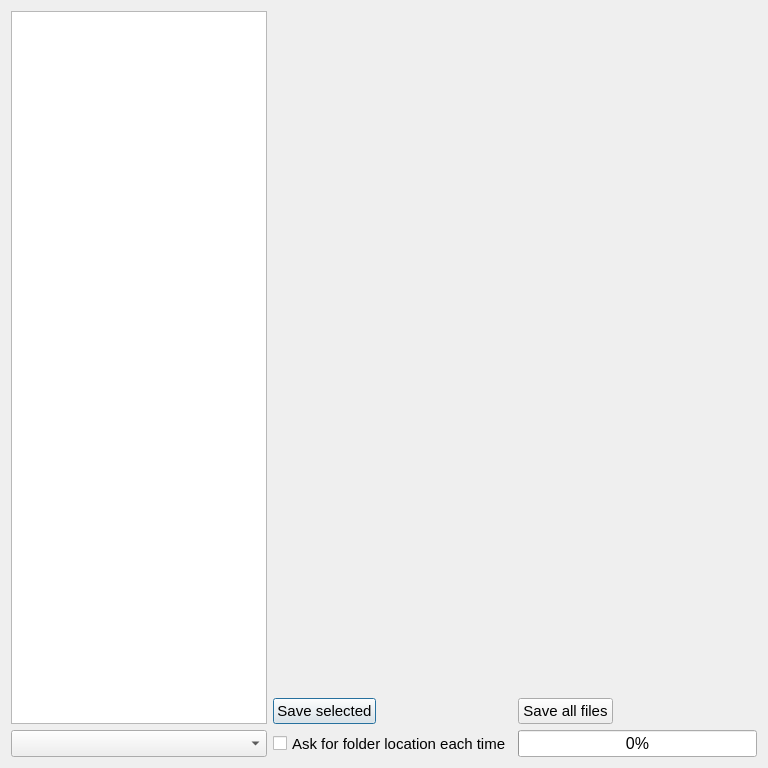
<?xml version="1.0" encoding="UTF-8"?>
<ui version="4.0">
 <class>Filebrowse</class>
 <widget class="QDialog" name="Filebrowse">
  <property name="geometry">
   <rect>
    <x>0</x>
    <y>0</y>
    <width>768</width>
    <height>768</height>
   </rect>
  </property>
  <property name="windowTitle">
   <string>File List</string>
  </property>
  <layout class="QGridLayout" name="gridLayout_3">
   <item row="0" column="0">
    <layout class="QGridLayout" name="gridLayout">
     <item row="2" column="2">
      <widget class="QPushButton" name="download">
       <property name="sizePolicy">
        <sizepolicy hsizetype="Fixed" vsizetype="Preferred">
         <horstretch>0</horstretch>
         <verstretch>0</verstretch>
        </sizepolicy>
       </property>
       <property name="minimumSize">
        <size>
         <width>95</width>
         <height>0</height>
        </size>
       </property>
       <property name="font">
        <font>
         <pointsize>11</pointsize>
        </font>
       </property>
       <property name="text">
        <string>Save selected</string>
       </property>
      </widget>
     </item>
     <item row="0" column="0" rowspan="3" colspan="2">
      <widget class="QListWidget" name="listWidget">
       <property name="sizePolicy">
        <sizepolicy hsizetype="Expanding" vsizetype="Expanding">
         <horstretch>0</horstretch>
         <verstretch>0</verstretch>
        </sizepolicy>
       </property>
       <property name="font">
        <font>
         <pointsize>12</pointsize>
        </font>
       </property>
      </widget>
     </item>
     <item row="2" column="3">
      <widget class="QPushButton" name="saveAll">
       <property name="sizePolicy">
        <sizepolicy hsizetype="Fixed" vsizetype="Preferred">
         <horstretch>0</horstretch>
         <verstretch>0</verstretch>
        </sizepolicy>
       </property>
       <property name="minimumSize">
        <size>
         <width>95</width>
         <height>0</height>
        </size>
       </property>
       <property name="font">
        <font>
         <pointsize>11</pointsize>
        </font>
       </property>
       <property name="text">
        <string>Save all files</string>
       </property>
      </widget>
     </item>
     <item row="3" column="2">
      <widget class="QCheckBox" name="askForPath">
       <property name="sizePolicy">
        <sizepolicy hsizetype="MinimumExpanding" vsizetype="Preferred">
         <horstretch>0</horstretch>
         <verstretch>0</verstretch>
        </sizepolicy>
       </property>
       <property name="font">
        <font>
         <pointsize>11</pointsize>
        </font>
       </property>
       <property name="text">
        <string>Ask for folder location each time</string>
       </property>
       <property name="checked">
        <bool>false</bool>
       </property>
      </widget>
     </item>
     <item row="3" column="0" colspan="2">
      <widget class="QComboBox" name="device">
       <property name="sizePolicy">
        <sizepolicy hsizetype="Preferred" vsizetype="Preferred">
         <horstretch>0</horstretch>
         <verstretch>0</verstretch>
        </sizepolicy>
       </property>
       <property name="font">
        <font>
         <pointsize>11</pointsize>
        </font>
       </property>
       <property name="toolTip">
        <string>Choose device to browse</string>
       </property>
      </widget>
     </item>
     <item row="0" column="2" colspan="2">
      <widget class="QLabel" name="picture">
       <property name="sizePolicy">
        <sizepolicy hsizetype="Fixed" vsizetype="Fixed">
         <horstretch>0</horstretch>
         <verstretch>0</verstretch>
        </sizepolicy>
       </property>
       <property name="minimumSize">
        <size>
         <width>480</width>
         <height>320</height>
        </size>
       </property>
       <property name="font">
        <font>
         <pointsize>11</pointsize>
        </font>
       </property>
       <property name="text">
        <string/>
       </property>
       <property name="scaledContents">
        <bool>false</bool>
       </property>
      </widget>
     </item>
     <item row="1" column="3">
      <spacer name="verticalSpacer">
       <property name="font">
        <font>
         <pointsize>12</pointsize>
        </font>
       </property>
       <property name="orientation">
        <enum>Qt::Orientation::Vertical</enum>
       </property>
       <property name="sizeHint" stdset="0">
        <size>
         <width>20</width>
         <height>40</height>
        </size>
       </property>
      </spacer>
     </item>
     <item row="3" column="3">
      <widget class="QProgressBar" name="saveProgress">
       <property name="sizePolicy">
        <sizepolicy hsizetype="MinimumExpanding" vsizetype="Fixed">
         <horstretch>0</horstretch>
         <verstretch>0</verstretch>
        </sizepolicy>
       </property>
       <property name="font">
        <font>
         <pointsize>12</pointsize>
        </font>
       </property>
       <property name="value">
        <number>0</number>
       </property>
      </widget>
     </item>
    </layout>
   </item>
  </layout>
 </widget>
 <resources/>
 <connections/>
</ui>
